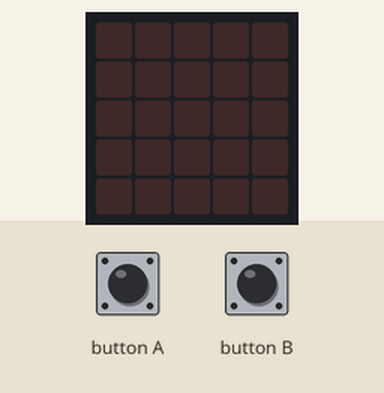
Simulated run of this program. Board: BBC micro:bit (MakeCode). Shown: the board's 5×5 LED display. The inputs (shaded band) are chosen by the test bench.

Above: at 1.2 s.
1.3 s: button A pressed for 0.15 s
At 2.4 s:
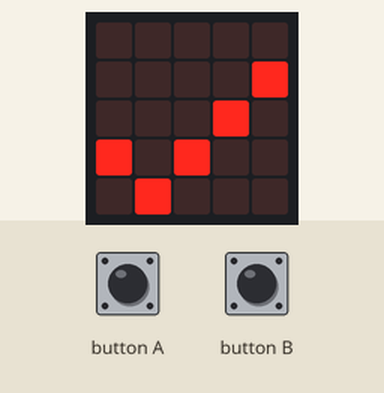
2.9 s: button B pressed for 0.15 s
At 3.6 s:
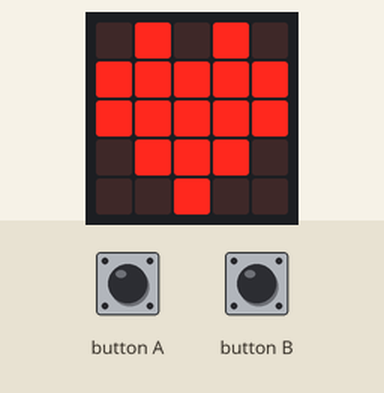
4.5 s: button A pressed for 1 s
At 4.9 s:
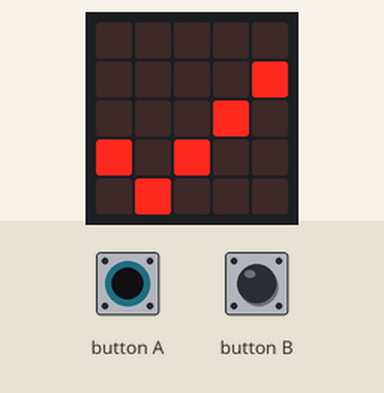
7.0 s: button B pressed for 1 s
At 8.0 s:
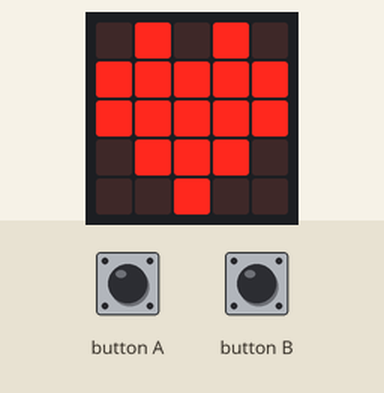
Timing chart, 0 to 10.0 s (numbered marks = the images above; inputs shaded):
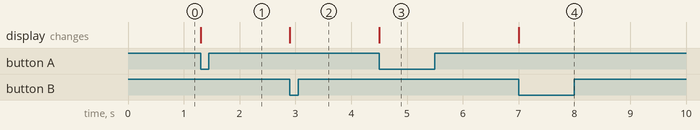

Measured:
- after the input at 1.3 s, the display: changes at once (image 1)
- after the input at 2.9 s, the display: changes at once (image 2)
- after the input at 4.5 s, the display: changes at once (image 3)
- after the input at 7.0 s, the display: changes at once (image 4)

The program:

main.ts
```typescript
function doSomething () {
    basic.showIcon(IconNames.Heart)
}
function doSomethin () {
    basic.showIcon(IconNames.Yes)
}
basic.forever(function () {
    if (input.buttonIsPressed(Button.B)) {
        doSomething()
    } else if (input.buttonIsPressed(Button.A)) {
        doSomethin()
    }
})
```

test.ts
```typescript
// les tests vont ici ; cela ne sera pas compilé si ce paquet est utilisé en tant qu'extension.
```
